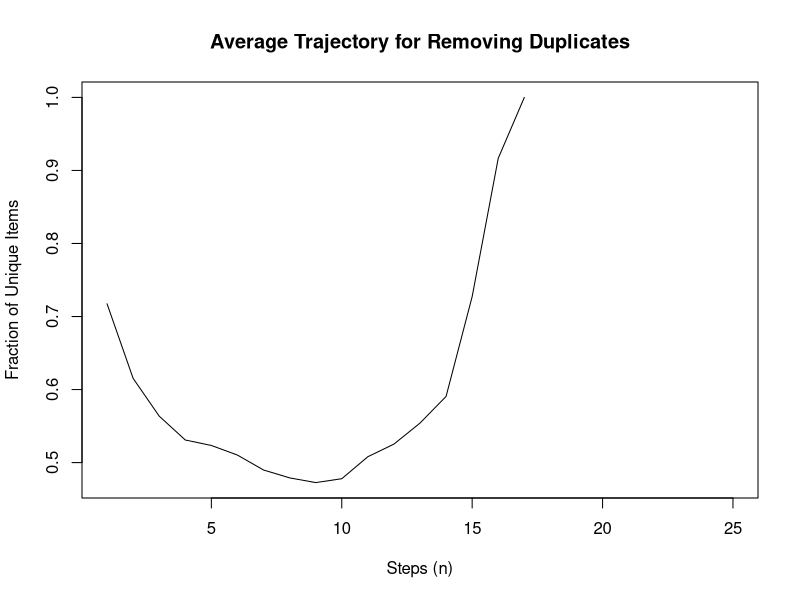

This figure's R source: (Note: this script raises an error after producing the figure.)


# compute function
# splits duplicates into 2 piles
shares <- function(x,sp){
    
  fracA<-length(x)*sp
  fracB <-length(x)-fracA
  
  sideA <- sample(x,fracA,replace=TRUE)
  sideB <- sample(x,fracB,replace=TRUE)
  
  leftB<-sideB[-which(sideB %in% sideA)]
  
  leftAB <- c(sideA,leftB)
  
}


# stepper function
# passes all parameters
# holds loop function
# writes diagnostics

stepper <- function(nsteps=25,pool=52,dups=0.10,splits=0.75){
  
  sams <- c(seq(1,pool,1),c(sample(seq(1,pool,1),dups*pool),
                            seq((pool+dups*pool),2*pool,1)))
  
  # prepare
  transactions <- matrix(ncol=2,nrow=nsteps)
  
  for (i in seq_len(nsteps)){
    
    sams <- shares(sams,sp=splits)
    res<-as.numeric(length(unique(sams))/length(sams))
    trn <-res
    transactions[i,2]<-trn
    #transactions[i]<-floor(dups*length(sams))
    transactions[i]<-i # update :: keep track of step in loop, used for plotting

  }
  
  return(transactions)
  
}


tr<-stepper()

# replicate runs
reps <- 100

# returns an array
walks<-replicate(reps,stepper())

# with replicate returning a matrix
opt.two<-do.call( rbind, replicate(reps, stepper(), simplify=FALSE ) )

# with lapply
opt.three<-do.call(rbind, lapply(1:reps, function(i) stepper()))

# generate a mean "walk"
avgOutcomes <-rowMeans(walks,dims=2,na.rm = TRUE)

plot(avgOutcomes[,2],type="l",
     main="Average Trajectory for Removing Duplicates",
     ylab="Fraction of Unique Items",
     xlab="Steps (n)")

# option four :: convert to dataframe from array without plyr
opt.four <- as.data.frame.table(walks)

library(tidyr)
df1 <- spread(data = opt.four, key = Var2, value = Freq) 

#%>% 
  setNames(c("Obs Step","Run","Cards","Proportion"))
head(df1)
library(ggplot2)

ggplot(aes(A,B),data=df1) + 
  geom_line(aes(group=Var3),alpha=0.025) + geom_smooth()
